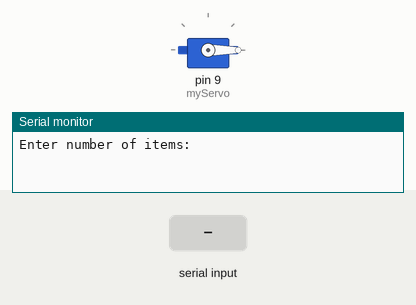
This sketch was run on a simulated Arduino Uno, built with avr-gcc and run on an emulated ATmega328P. On the bench: servo, the last lines printed to the serial monitor. The test bench sets the inputs (shaded band).

Above: at 1.2 s.
1.3 s: "90 45 200\n" received over Serial
2.8 s: "1\n" received over Serial
4.3 s: "30 150 10\n" received over Serial
5.8 s: "90 45\n" received over Serial
At 5.88 s:
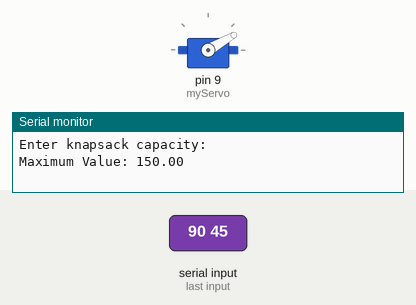
Timing chart, 0 to 9.8 s (numbered marks = the images above; inputs shaded):
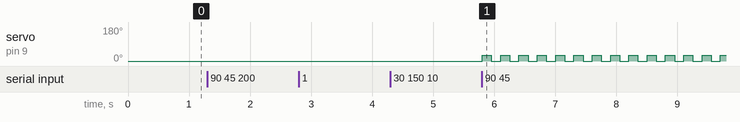

Measured:
- after the input at 5.8 s, servo on pin 9 (myServo): alternates 30° for 0.15 s and 0° for 0.15 s, starting at once

The sketch:

main.ino
```cpp
#include <Servo.h>

Servo myServo;

struct Item {
  float weight;
  float value;
};

float fractionalKnapsack(Item items[], int n, float capacity) {
  float totalValue = 0.0;

  for (int i = 0; i < n - 1; i++) {
    for (int j = 0; j < n - i - 1; j++) {
      if ((items[j].value / items[j].weight) < (items[j + 1].value / items[j + 1].weight)) {
        Item temp = items[j];
        items[j] = items[j + 1];
        items[j + 1] = temp;
      }
    }
  }

  for (int i = 0; i < n; i++) {
    if (capacity >= items[i].weight) {
      capacity -= items[i].weight;
      totalValue += items[i].value;
    } else {
      totalValue += (items[i].value / items[i].weight) * capacity;
      break;
    }
  }

  return totalValue;
}

void setup() {
  Serial.begin(9600);

  myServo.attach(9);

  myServo.write(0);

  Serial.println("Enter number of items:");
}

void loop() {
  static int step = 0;
  static int numItems = 0;
  static Item items[10];
  static float capacity = 0.0;
  static int itemIndex = 0;

  if (Serial.available() > 0) {
    String input = Serial.readStringUntil('\n');

    if (step == 0) {
      numItems = input.toInt();
      if (numItems > 0 && numItems <= 10) {
        Serial.println("Enter weights and values for each item (weight value):");
        step = 1;
      } else {
        Serial.println("Invalid number of items, please enter again:");
      }
    }
    else if (step == 1) {
      if (itemIndex < numItems) {
        float weight = input.substring(0, input.indexOf(' ')).toFloat();
        float value = input.substring(input.indexOf(' ') + 1).toFloat();

        items[itemIndex] = {weight, value};
        itemIndex++;

        if (itemIndex == numItems) {
          Serial.println("Enter knapsack capacity:");
          step = 2;
        }
      }
    }
    else if (step == 2) {
      capacity = input.toFloat();
      float maxValue = fractionalKnapsack(items, numItems, capacity);

      Serial.print("Maximum Value: ");
      Serial.println(maxValue);

      int moves = (int)maxValue;
      for (int i = 0; i < moves; i++) {
        myServo.write(30);
        delay(150);
        myServo.write(0);
        delay(150);
      }

      Serial.println("Program completed.");
      step = 0;
      itemIndex = 0;
      Serial.println("Enter number of items:");
    }
  }
}
```
